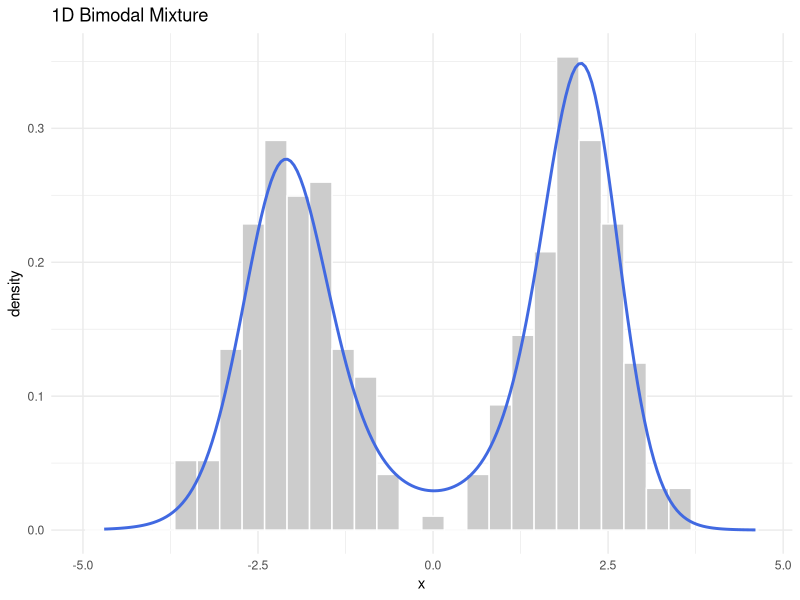
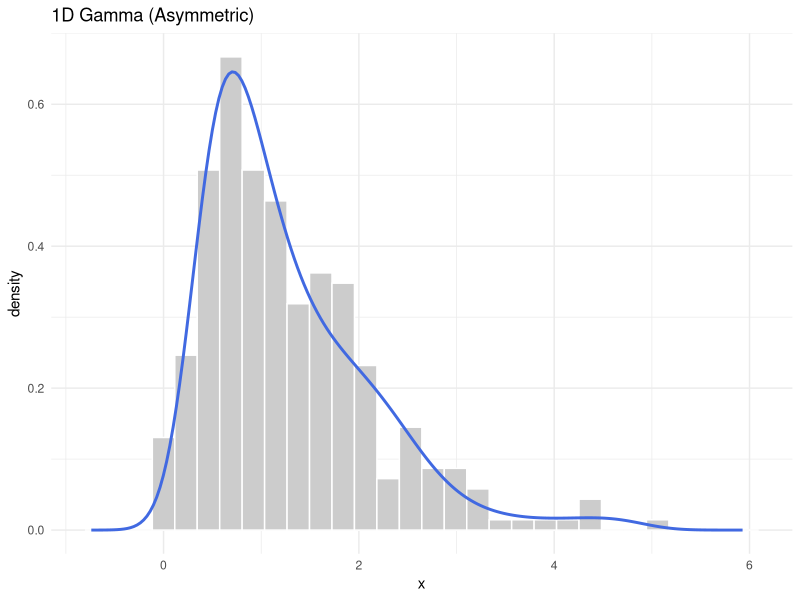
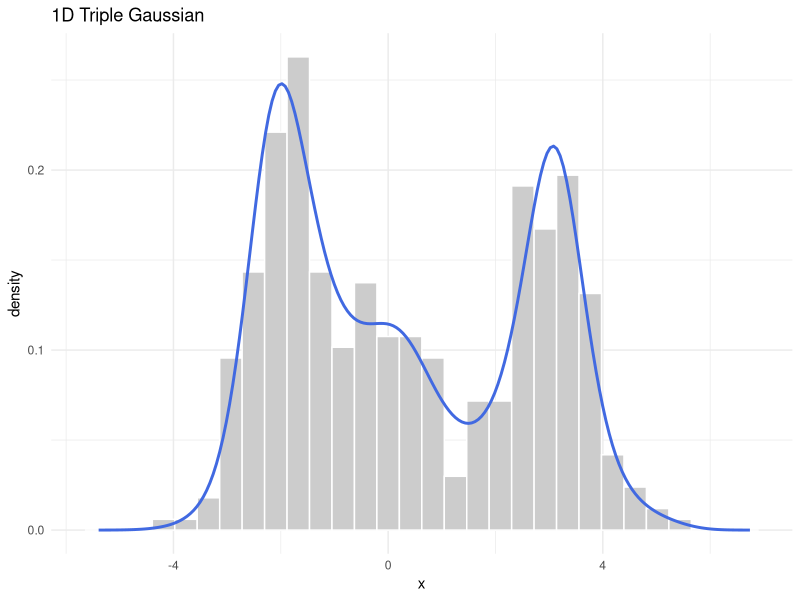
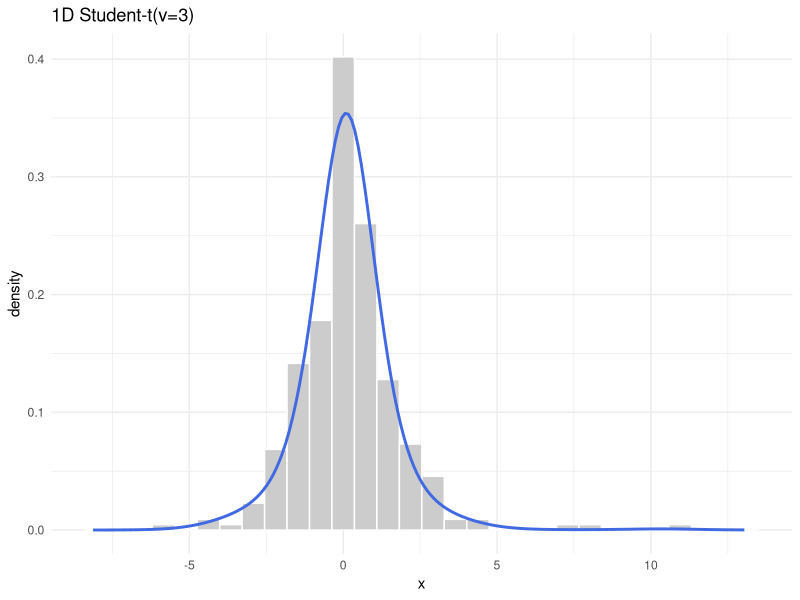
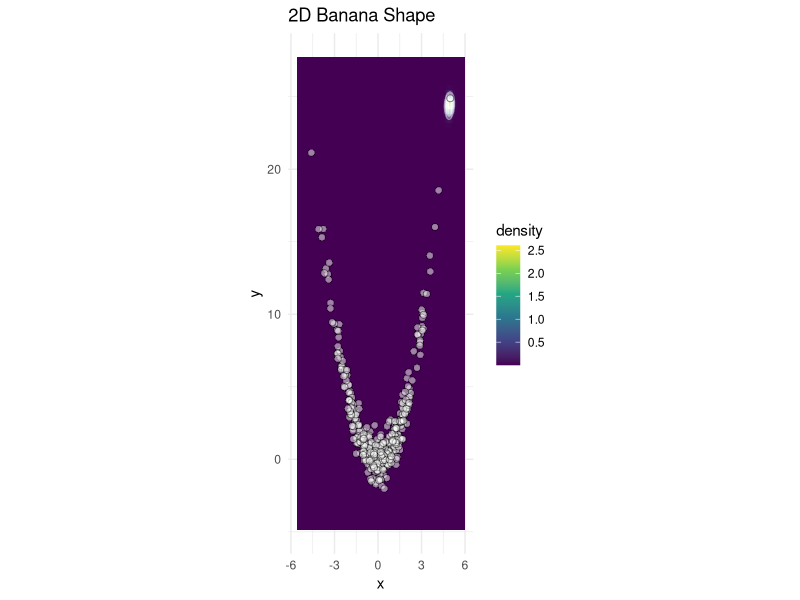
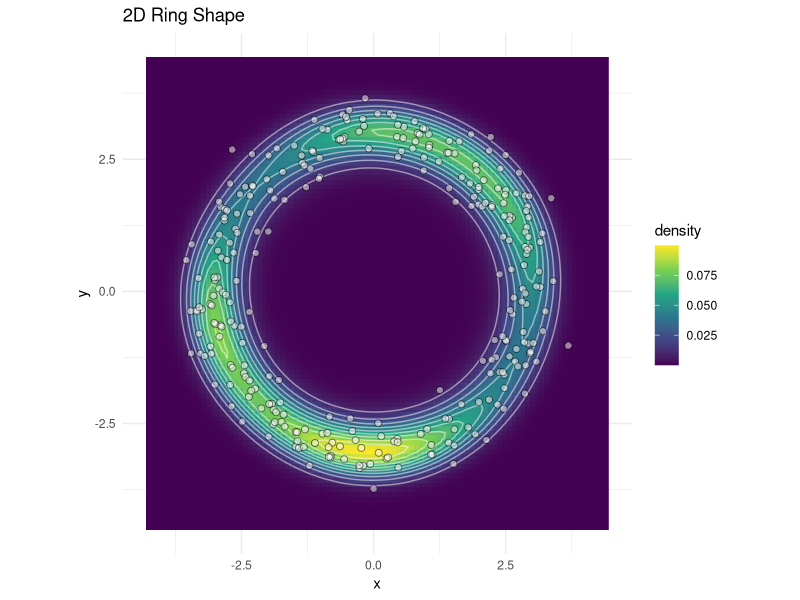
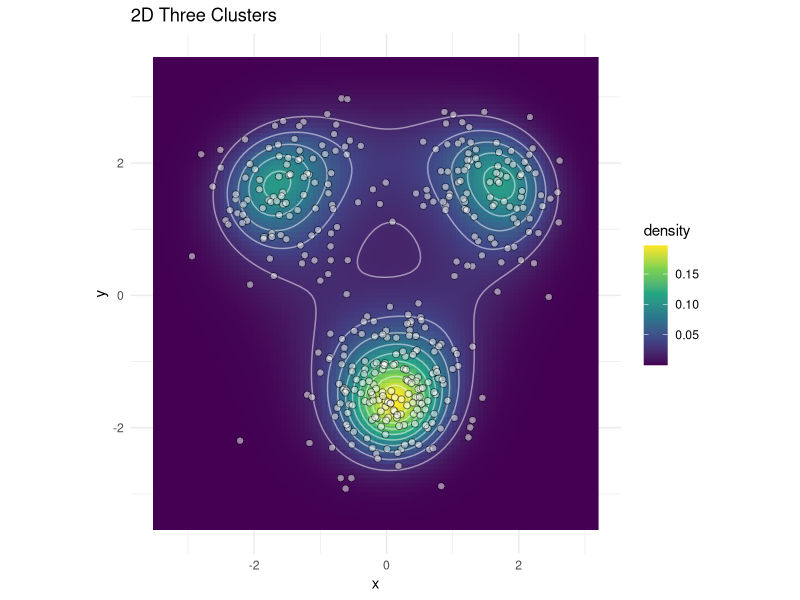

The R source for these figures, in order: (Note: a time limit stopped this script after it produced the figures.)
## ---- chunk 1
knitr::opts_chunk$set(echo = TRUE, message = FALSE, warning = FALSE, fig.align = 'center')
if (!requireNamespace("pracma", quietly = TRUE)) install.packages("pracma")
if (!requireNamespace("ggplot2", quietly = TRUE)) install.packages("ggplot2")
if (!requireNamespace("mvtnorm", quietly = TRUE)) install.packages("mvtnorm")
if (!requireNamespace("viridis", quietly = TRUE)) install.packages("viridis")
library(pracma)
library(ggplot2)
library(mvtnorm)
library(viridis)
## ---- chunk 2

compute_validation_score <- function(X_val, X_train, alpha, sigma) {
  n_val <- nrow(X_val)
  n_train <- nrow(X_train)
  d <- ncol(X_val)
  total_score <- 0
  for (i in 1:n_val) {
    x_i <- X_val[i, , drop=FALSE]
    D_i <- matrix(x_i, n_train, d, byrow = TRUE) - X_train
    D2_i <- rowSums(D_i^2)
    K_i <- exp(-D2_i / (2 * sigma^2))
    grad_k_i <- -(1/sigma^2) * D_i * K_i
    grad_f_i <- colSums(alpha * grad_k_i)
    lap_k_i <- ((D2_i / sigma^4) - d/sigma^2) * K_i
    lap_f_i <- sum(alpha * lap_k_i)
    score_i <- 0.5 * sum(grad_f_i^2) + lap_f_i
    total_score <- total_score + score_i
  }
  return(total_score / n_val)
}

compute_M_b_nd <- function(X, sigma) {
  n <- nrow(X); d <- ncol(X)
  Xn <- rowSums(X^2)
  D2 <- outer(Xn, Xn, "+") - 2 * (X %*% t(X))
  K  <- exp(-D2 / (2 * sigma^2))
  M <- matrix(0, n, n)
  b_vec <- numeric(n)
  for (i in 1:n) {
    D_i <- matrix(X[i, ], n, d, byrow = TRUE) - X
    K_i <- K[i, ]
    G_i <- -(1/sigma^2) * (D_i * K_i)
    M <- M + G_i %*% t(G_i)
    lapK_i <- ((D2[i,] / sigma^4) - d/sigma^2) * K_i
    b_vec <- b_vec - lapK_i
  }
  list(M = M / n, b = b_vec / n, K = K)
}

fit_kef_nd <- function(X, lambda = 1e-5, k_folds = 5) {
  n <- nrow(X)
  dists <- dist(X)
  median_dist <- median(dists)
  if(median_dist == 0) median_dist <- 1
  sigma_grid <- median_dist * seq(0.01, 2, length.out = 15)
  folds <- sample(cut(seq(1, n), breaks = k_folds, labels = FALSE))
  cv_scores <- sapply(sigma_grid, function(s) {
    fold_scores <- sapply(1:k_folds, function(k) {
      val_idx <- which(folds == k)
      X_train <- X[-val_idx, , drop=FALSE]
      X_val <- X[val_idx, , drop=FALSE]
      n_train <- nrow(X_train)
      cb_train <- compute_M_b_nd(X_train, s)
      A_train <- cb_train$M + lambda * cb_train$K + 1e-6 * diag(n_train)
      alpha <- tryCatch(solve(A_train, cb_train$b), error = function(e) NULL)
      if (is.null(alpha)) return(NA)
      compute_validation_score(X_val, X_train, alpha, s)
    })
    mean(fold_scores, na.rm = TRUE)
  })
  best_sigma_idx <- which.min(cv_scores)
  if(length(best_sigma_idx) == 0 || !is.finite(cv_scores[best_sigma_idx])) {
    best_sigma <- median_dist
  } else {
    best_sigma <- sigma_grid[best_sigma_idx]
  }
  cb_final <- compute_M_b_nd(X, best_sigma)
  A_final <- cb_final$M + lambda * cb_final$K + 1e-5 * diag(n)
  alpha_final <- solve(A_final, cb_final$b)
  list(alpha = alpha_final, sigma = best_sigma, lambda = lambda, X = X)
}

dens_kef_nd <- function(model, X_new) {
  X <- model$X; s <- model$sigma
  Xn1 <- rowSums(X_new^2)
  Xn2 <- rowSums(X^2)
  D2  <- outer(Xn1, Xn2, "+") - 2 * (X_new %*% t(X))
  K   <- exp(-D2 / (2 * s^2))
  f   <- as.vector(K %*% model$alpha)
  f   <- f - max(f)
  exp(f)
}

eval_kef <- function(X_train, name="Data", X_test=NULL, p_true=NULL, grid_size=100, ...) {
  d <- ncol(X_train)
  train_center <- colMeans(X_train)
  train_scale <- apply(X_train, 2, sd)
  train_scale[train_scale == 0] <- 1
  X_train_scaled <- scale(X_train, center = train_center, scale = train_scale)
  model <- fit_kef_nd(X_train_scaled, ...)
  cat(sprintf("%s (%dD): Optimal sigma (scaled) = %.3f\n", name, d, model$sigma))
  
  if (d == 1) {
    range_x <- range(X_train[,1])
    xg_orig <- seq(range_x[1] - diff(range_x)*0.15, range_x[2] + diff(range_x)*0.15, length.out = 200)
    xg_scaled <- scale(as.matrix(xg_orig), center = train_center, scale = train_scale)
    p_unn_scaled <- dens_kef_nd(model, xg_scaled)
    p_hat_scaled <- p_unn_scaled / trapz(xg_scaled[,1], p_unn_scaled)
    p_hat_orig <- p_hat_scaled / train_scale[1]
    df_est  <- data.frame(x = xg_orig, density = p_hat_orig)
    df_dat  <- data.frame(x = X_train[,1])
    p <- ggplot(df_dat, aes(x)) +
      geom_histogram(aes(y = after_stat(density)), bins=30, fill="grey80", color="white") +
      geom_line(data = df_est, aes(x = x, y = density), linewidth=1, color="royalblue") +
      labs(title = name) + theme_minimal()
    print(p)
  } else if (d == 2) {
    range_x <- range(X_train[,1]); range_y <- range(X_train[,2])
    xs <- seq(range_x[1] - diff(range_x)*0.1, range_x[2] + diff(range_x)*0.1, length.out = grid_size)
    ys <- seq(range_y[1] - diff(range_y)*0.1, range_y[2] + diff(range_y)*0.1, length.out = grid_size)
    grd_orig <- expand.grid(x = xs, y = ys)
    grd_scaled <- scale(grd_orig, center = train_center, scale = train_scale)
    p_unn_scaled <- dens_kef_nd(model, as.matrix(grd_scaled))
    dx_scaled <- (xs[2] - xs[1]) / train_scale[1]
    dy_scaled <- (ys[2] - ys[1]) / train_scale[2]
    C_scaled <- sum(p_unn_scaled) * dx_scaled * dy_scaled
    p_hat_orig <- (p_unn_scaled / C_scaled) / (train_scale[1] * train_scale[2])
    df <- cbind(grd_orig, density = p_hat_orig)
    df_points <- as.data.frame(X_train); names(df_points) <- c("x", "y")
    p <- ggplot(df, aes(x = x, y = y)) +
      geom_raster(aes(fill = density)) +
      geom_contour(aes(z = density), color = "white", alpha=0.5) +
      scale_fill_viridis_c() +
      geom_point(data=df_points, shape=21, fill="white", color="black", alpha=0.5, size=2) +
      labs(title = name) + theme_minimal() + coord_fixed(ratio = 1)
    print(p)
  } else { # d >= 3
    if (is.null(X_test) || is.null(p_true)) stop("For d>=3, X_test and p_true are required.")
    X_test_scaled <- scale(X_test, center = train_center, scale = train_scale)
    p_unn_scaled <- dens_kef_nd(model, X_test_scaled)
    p_hat_orig <- (p_unn_scaled / sum(p_unn_scaled)) / prod(train_scale) # Simplified normalization
    p_t  <- if (is.function(p_true)) p_true(X_test) else p_true
    MISE <- mean((p_hat_orig/sum(p_hat_orig) - p_t/sum(p_t))^2)
    cat(sprintf(" -> Monte Carlo MISE = %.5g\n", MISE))
    return(invisible(list(model = model, MISE=MISE)))
  }
}
## ---- chunk 3

set.seed(101)
X1_mix <- matrix(c(rnorm(150, -2, 0.7), rnorm(150, 2, 0.7)), ncol = 1)
eval_kef(X1_mix, name = "1D Bimodal Mixture")

set.seed(102)
X1_gamma <- matrix(rgamma(300, shape = 2, rate = 1.5), ncol = 1)
eval_kef(X1_gamma, name = "1D Gamma (Asymmetric)")

set.seed(111)
X1_tri <- matrix(c(rnorm(150, -2, 0.6),
                   rnorm(100,  0, 1.0),
                   rnorm(150,  3, 0.8)), ncol = 1)
eval_kef(X1_tri, name = "1D Triple Gaussian")

set.seed(112)
X1_t <- matrix(rt(300, df = 3), ncol = 1)
eval_kef(X1_t, name = "1D Student-t(ν=3)")
## ---- chunk 4
set.seed(201)
n_banana <- 400
x_b <- rnorm(n_banana, 0, 1.5)
y_b <- x_b^2 + rnorm(n_banana, 0, 0.8)
X2_banana <- cbind(x_b, y_b)
eval_kef(X2_banana, name = "2D Banana Shape")

set.seed(202)
n_ring <- 300
radius <- rnorm(n_ring, mean = 3, sd = 0.3)
angle <- runif(n_ring, 0, 2 * pi)
x_r <- radius * cos(angle)
y_r <- radius * sin(angle)
X2_ring <- cbind(x_r, y_r)
eval_kef(X2_ring, name = "2D Ring Shape")

set.seed(203)
X2_cluster <- rbind(
  rmvnorm(100, mean = c(-1.5, 1.5), sigma = diag(2) * 0.4),
  rmvnorm(100, mean = c(1.5, 1.5), sigma = diag(2) * 0.4),
  rmvnorm(180, mean = c(0, -1.5), sigma = diag(2) * 0.4)
)
eval_kef(X2_cluster, name = "2D Three Clusters")


set.seed(211)
n_moon <- 500
theta  <- runif(n_moon, 0, pi)

moon1 <- cbind(cos(theta),  sin(theta)) +
         matrix(rnorm(2*n_moon, 0, 0.1), ncol = 2)
moon2 <- cbind(1 - cos(theta), -sin(theta) + 0.5) +
         matrix(rnorm(2*n_moon, 0, 0.1), ncol = 2)

X2_moons <- rbind(moon1, moon2)
eval_kef(X2_moons, name = "2D Two Moons (flipped)")

set.seed(212)
n_plus <- 500
x_axis <- cbind(rnorm(n_plus, 0, 1.2), rnorm(n_plus, 0, 0.2))
y_axis <- cbind(rnorm(n_plus, 0, 0.2), rnorm(n_plus, 0, 1.2))
X2_plus <- rbind(x_axis, y_axis)
eval_kef(X2_plus, name = "2D Plus Shape")
## ---- chunk 5
set.seed(301)
mean1 <- rep(0, 3); cov1 <- diag(3)
mean2 <- rep(4, 3); cov2 <- matrix(c(1,0.8,0.8, 0.8,1,0.8, 0.8,0.8,1), 3)
X3_train <- rbind(rmvnorm(150, mean1, cov1), rmvnorm(150, mean2, cov2))
X3_test <- rbind(rmvnorm(500, mean1, cov1), rmvnorm(500, mean2, cov2))
p_true_fun <- function(X) { 0.5 * dmvnorm(X, mean1, cov1) + 0.5 * dmvnorm(X, mean2, cov2) }
eval_kef(X3_train, name = "3D Correlated Mixture", X_test = X3_test, p_true = p_true_fun)
